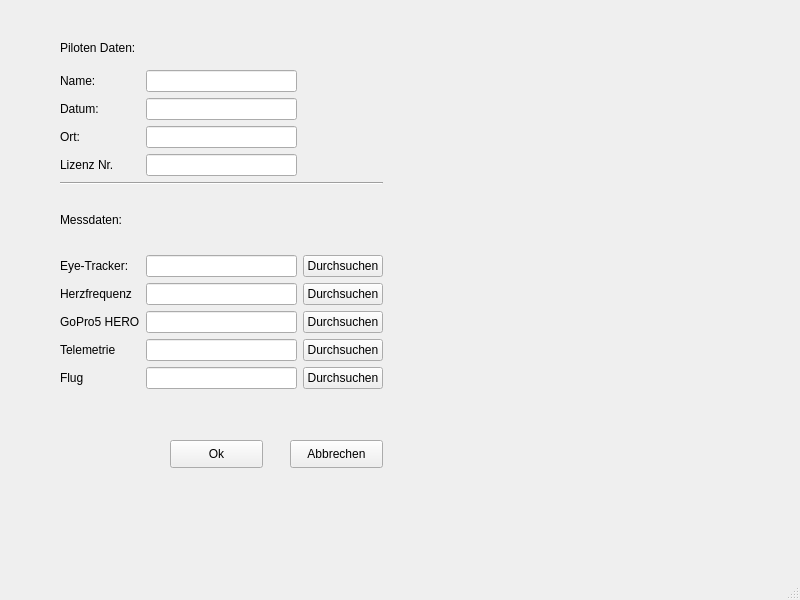
<?xml version="1.0" encoding="UTF-8"?>
<ui version="4.0">
 <class>MainWindow</class>
 <widget class="QMainWindow" name="MainWindow">
  <property name="geometry">
   <rect>
    <x>0</x>
    <y>0</y>
    <width>800</width>
    <height>600</height>
   </rect>
  </property>
  <property name="windowTitle">
   <string>MainWindow</string>
  </property>
  <widget class="QWidget" name="centralwidget">
   <widget class="QLabel" name="label_57">
    <property name="geometry">
     <rect>
      <x>60</x>
      <y>40</y>
      <width>81</width>
      <height>16</height>
     </rect>
    </property>
    <property name="text">
     <string>Piloten Daten:</string>
    </property>
   </widget>
   <widget class="QWidget" name="layoutWidget">
    <property name="geometry">
     <rect>
      <x>60</x>
      <y>70</y>
      <width>323</width>
      <height>319</height>
     </rect>
    </property>
    <layout class="QGridLayout" name="gridLayout_22">
     <item row="1" column="1">
      <widget class="QLineEdit" name="lineEdit_17"/>
     </item>
     <item row="2" column="1">
      <widget class="QLineEdit" name="lineEdit_18"/>
     </item>
     <item row="2" column="0">
      <widget class="QLabel" name="label_56">
       <property name="text">
        <string>Ort:</string>
       </property>
      </widget>
     </item>
     <item row="3" column="0">
      <widget class="QLabel" name="label_58">
       <property name="text">
        <string>Lizenz Nr.</string>
       </property>
      </widget>
     </item>
     <item row="3" column="1">
      <widget class="QLineEdit" name="lineEdit_19"/>
     </item>
     <item row="5" column="0" colspan="3">
      <widget class="Line" name="line">
       <property name="orientation">
        <enum>Qt::Horizontal</enum>
       </property>
      </widget>
     </item>
     <item row="0" column="0">
      <widget class="QLabel" name="label_54">
       <property name="text">
        <string>Name:</string>
       </property>
      </widget>
     </item>
     <item row="0" column="1">
      <widget class="QLineEdit" name="lineEdit_16"/>
     </item>
     <item row="1" column="0">
      <widget class="QLabel" name="label_55">
       <property name="text">
        <string>Datum:</string>
       </property>
      </widget>
     </item>
     <item row="9" column="2">
      <widget class="QPushButton" name="pushButton_4">
       <property name="text">
        <string>Durchsuchen</string>
       </property>
      </widget>
     </item>
     <item row="10" column="2">
      <widget class="QPushButton" name="pushButton_5">
       <property name="text">
        <string>Durchsuchen</string>
       </property>
      </widget>
     </item>
     <item row="8" column="1">
      <widget class="QLineEdit" name="lineEdit_9"/>
     </item>
     <item row="11" column="2">
      <widget class="QPushButton" name="pushButton_6">
       <property name="text">
        <string>Durchsuchen</string>
       </property>
      </widget>
     </item>
     <item row="11" column="0">
      <widget class="QLabel" name="label_53">
       <property name="text">
        <string>Flug</string>
       </property>
      </widget>
     </item>
     <item row="8" column="2">
      <widget class="QPushButton" name="pushButton_3">
       <property name="text">
        <string>Durchsuchen</string>
       </property>
      </widget>
     </item>
     <item row="11" column="1">
      <widget class="QLineEdit" name="lineEdit_15"/>
     </item>
     <item row="10" column="0">
      <widget class="QLabel" name="label_52">
       <property name="text">
        <string>Telemetrie</string>
       </property>
      </widget>
     </item>
     <item row="7" column="1">
      <widget class="QLineEdit" name="lineEdit_7"/>
     </item>
     <item row="8" column="0">
      <widget class="QLabel" name="label_37">
       <property name="text">
        <string>Herzfrequenz</string>
       </property>
      </widget>
     </item>
     <item row="7" column="2">
      <widget class="QPushButton" name="pushButton">
       <property name="text">
        <string>Durchsuchen</string>
       </property>
      </widget>
     </item>
     <item row="9" column="1">
      <widget class="QLineEdit" name="lineEdit_13"/>
     </item>
     <item row="10" column="1">
      <widget class="QLineEdit" name="lineEdit_14"/>
     </item>
     <item row="9" column="0">
      <widget class="QLabel" name="label_51">
       <property name="text">
        <string>GoPro5 HERO</string>
       </property>
      </widget>
     </item>
     <item row="6" column="0">
      <widget class="QLabel" name="label_61">
       <property name="text">
        <string>Messdaten:</string>
       </property>
      </widget>
     </item>
     <item row="7" column="0">
      <widget class="QLabel" name="label_36">
       <property name="text">
        <string>Eye-Tracker:</string>
       </property>
      </widget>
     </item>
    </layout>
   </widget>
   <widget class="QPushButton" name="pushButton_2">
    <property name="geometry">
     <rect>
      <x>170</x>
      <y>440</y>
      <width>93</width>
      <height>28</height>
     </rect>
    </property>
    <property name="text">
     <string>Ok</string>
    </property>
   </widget>
   <widget class="QPushButton" name="pushButton_7">
    <property name="geometry">
     <rect>
      <x>290</x>
      <y>440</y>
      <width>93</width>
      <height>28</height>
     </rect>
    </property>
    <property name="text">
     <string>Abbrechen</string>
    </property>
   </widget>
  </widget>
  <widget class="QMenuBar" name="menubar">
   <property name="geometry">
    <rect>
     <x>0</x>
     <y>0</y>
     <width>800</width>
     <height>26</height>
    </rect>
   </property>
  </widget>
  <widget class="QStatusBar" name="statusbar"/>
 </widget>
 <resources/>
 <connections/>
</ui>
